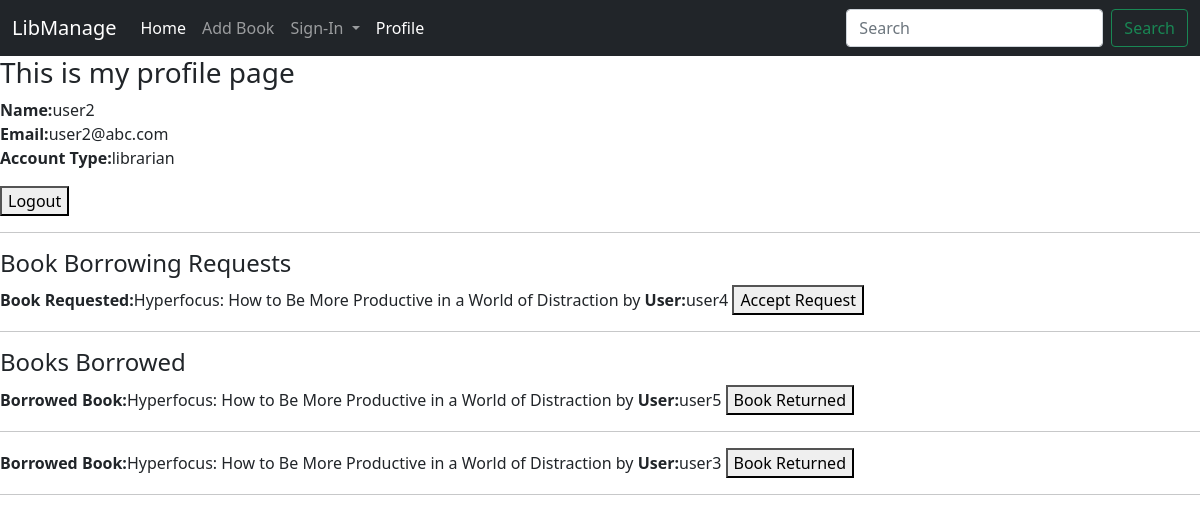
Screenshot of /profile (signed in) with the database file from the repository.
### home/models.py (models this page shows, shortened)
class Profile(models.Model):
    user = models.OneToOneField(User, on_delete=models.CASCADE)
    account_type = models.TextField(max_length=50) # this will store user/librarian
    objects = models.Manager()

class BookRequest(models.Model):
    user = models.CharField(max_length=200)
    ISBN = models.CharField(max_length=100)
    title = models.CharField(max_length=200)
    author = models.CharField(max_length=200)
    objects = models.Manager()

class BorrowedBook(models.Model):
    user = models.CharField(max_length=200)
    ISBN = models.CharField(max_length=100)
    title = models.CharField(max_length=200)
    author = models.CharField(max_length=200)
    objects = models.Manager()

### home/views.py (the view)
# urls.py: path('profile', views.profile, name='profile'),
def profile(request):
    if request.user.is_authenticated:
        if request.user.profile.account_type=='user':
            if request.method=='POST': # user has requested to borrow book
                bookitem=Book.objects.get(id=request.POST.get('id'))
                request_item=BookRequest(user=request.user.username,ISBN=bookitem.ISBN,title=bookitem.title,author=bookitem.author)
                request_item.save()
                messages.success(request, 'Your request has benn registered')
            try:
                book_requests = BookRequest.objects.filter(user=request.user.username)
            except BookRequest.DoesNotExist:
                book_requests = None
            try:
                borrowed_books = BorrowedBook.objects.filter(user=request.user.username)
            except BorrowedBook.DoesNotExist:
                borrowed_books = None
            context = {
                'book_requests':book_requests,
                'borrowed_books':borrowed_books,
            }
            return render(request, 'profile.html',context)
        else:
            if request.method=='POST': # librarian accepted the request
                request_item =BookRequest.objects.get(id=request.POST.get('id'))
                borrowed_item=BorrowedBook(user=request_item.user,ISBN=request_item.ISBN,title=request_item.title,author=request_item.author)
                borrowed_item.save()
                request_item.delete()
            try:
                book_requests = BookRequest.objects.all()
            except BookRequest.DoesNotExist:
                book_requests = None
            try:
                borrowed_books = BorrowedBook.objects.all()
            except BorrowedBook.DoesNotExist:
                borrowed_books = None
            context = {
                'book_requests':book_requests,
                'borrowed_books':borrowed_books,
            }
            return render(request, 'profile.html', context)
    else:
        return redirect('login_user')

### templates/profile.html (shortened to what this page needs)
{% extends 'base.html' %}
{% block body %}
<h3>This is my profile page</h3>
<p>
    <b>Name:</b>{{ user.username}}<br>
    <b>Email:</b>{{ user.email }}<br>
    <b>Account Type:</b>{{ user.profile.account_type }}<br>
</p>
<a href="logout_user"><button>Logout</button></a>
{% ifnotequal user.profile.account_type 'user' %}
    <hr>
    <h4>Book Borrowing Requests</h4>
    {% for request in book_requests %}
        <form action='profile' method='post'>
        <p><b>Book Requested:</b>{{request.title}}  by   <b>User:</b>{{request.user}}
        <button type='submit'>Accept Request</button>
        </p>
        <form>
    {% endfor %}
    <hr>
    <h4>Books Borrowed</h4>
    {% for request in borrowed_books %}
        <form action='book_returned' method='post'>
            <p><b>Borrowed Book:</b>{{request.title}}  by   <b>User:</b>{{request.user}}
            <button type='submit'>Book Returned</button>
            </p>
        </form>
    <hr>
    {% endfor %}
{% endifnotequal %}
{% endblock body %}

### rows the page displays
BookRequest: title "Hyperfocus: How to Be More Productive in a World of Distraction", user "user4"
BorrowedBook: title "Hyperfocus: How to Be More Productive in a World of Distraction", user "user5"
BorrowedBook: title "Hyperfocus: How to Be More Productive in a World of Distraction", user "user3"

### other values shown
{{ user.username }} "user2"
{{ user.email }} "user2@abc.com"
{{ user.profile.account_type }} "librarian"
